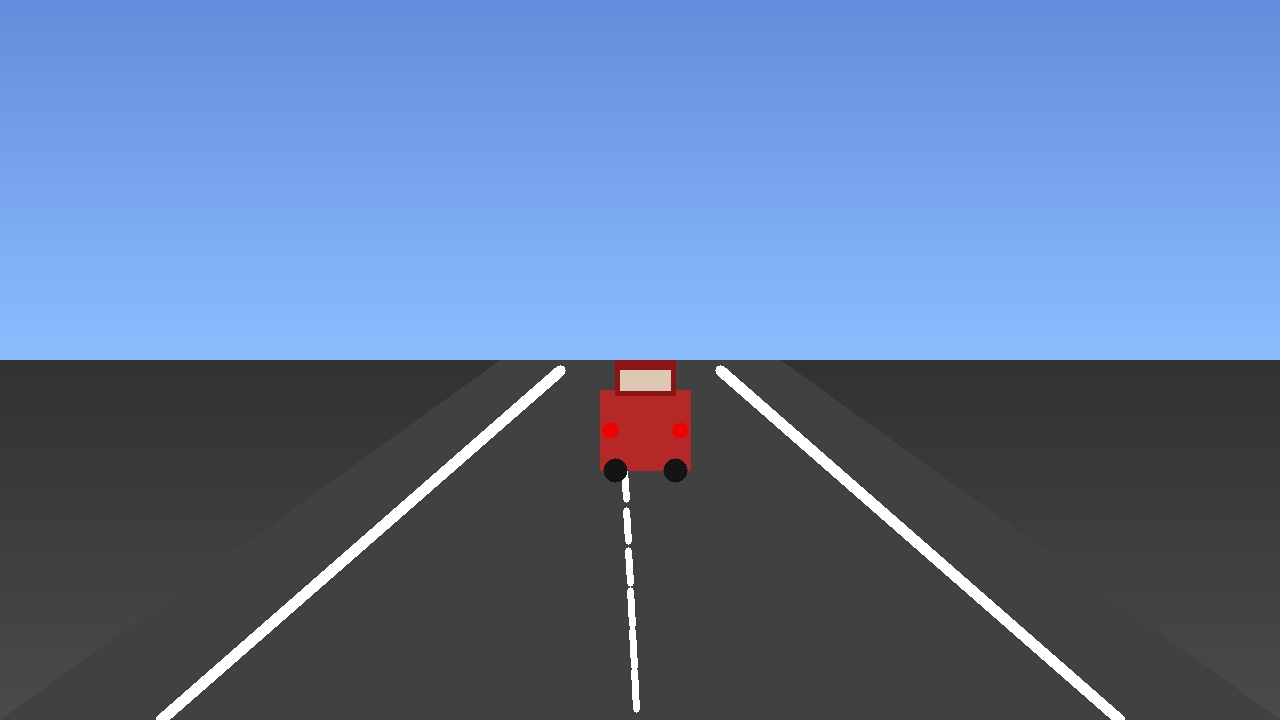
#> input picture add_data/media/highway_dashcam.jpg, 1280 x 720 px
$ python -i cv_lanes.py   (imports and definitions only)   (older library calls are emulated)
#> lines starting #> are read from the running program, lines starting #| are printed output that depends on the picture; after the words box and inside, x2 and y2 are one past the last pixel; in counts of white or black regions, pixels touching at a corner belong together
#> further down, picture is the input picture: shape (720, 1280, 3); mean B, G, R 152.1, 115.9, 94.6
import cv2
import numpy as np
import time
import base64
from typing import Tuple, List, Dict, Any, Optional

class OpenCVLaneDetector:
    """
    Production-Grade Autonomous Driving Safe Area & Lane Perception Detector.

    Features:
    - Multi-Space Color Segmentation (HLS Lightness + LAB B-channel + Hue gating)
    - Directional gradient filtering (Sobel-X) strictly gated to reject horizontal rumble strips
    - Dual Lane Architecture:
        1. Curved Spline & Polynomial Mode (for winding roads, bends, and progressive trajectories)
        2. Precision Geometric Mode (ultra-low latency, rigid straight-line tracking)
    - Single-boundary roadway corridor reconstruction (never strays into dirt or rumble strips)
    - Lane Departure Warning (LDW) system with real-world metric lateral deviation
    - Real-world Radius of Curvature estimation (meters)
    - Dynamic Road Surface & Lighting sensitivity calibration
    - Obstacle collision-aware corridor trimming and safety tinting
    - Intermediate Feature Map generation for computer vision debugging
    """
    def __init__(self):
        self.last_latency_ms = 0.0

    def detect(
        self,
        image: np.ndarray,
        corridor_width_mult: float = 1.0,
        horizon_pct: float = 0.55,
        obstacles: Optional[List[Dict[str, Any]]] = None,
        detection_mode: str = "curved",
        sensitivity: float = 1.0,
        generate_debug_mask: bool = True
    ) -> Tuple[np.ndarray, Dict[str, Any]]:
#> called with corridor_width_mult = 1, horizon_pct = 0.55, detection_mode = 'curved', sensitivity = 1, generate_debug_mask = True
        t_start = time.perf_counter()
        h, w = image.shape[:2]
        annotated = image.copy()

        # Calibration parameters
        y_horizon = int(h * np.clip(horizon_pct, 0.40, 0.75))
        y_bottom = int(h * 0.98)
        frame_center_x = w * 0.46 # Windshield camera nominal forward center

        # 1. Multi-Space Color Segmentation with Dynamic Road Surface Adaptation
        hls = cv2.cvtColor(image, cv2.COLOR_BGR2HLS)
#> hls: shape (720, 1280, 3); mean of channels 0, 1, 2 55.6, 123.5, 100.9
        l_channel = hls[:, :, 1]

        lab = cv2.cvtColor(image, cv2.COLOR_BGR2LAB)
#> lab: shape (720, 1280, 3); mean of channels 0, 1, 2 122.1, 130.7, 107.8
        b_channel = lab[:, :, 2] # Yellow marking isolation in varying lighting

        # Estimate median asphalt lightness from lower-center roadway
        road_sample = l_channel[int(h * 0.70):int(h * 0.95), int(w * 0.25):int(w * 0.75)]
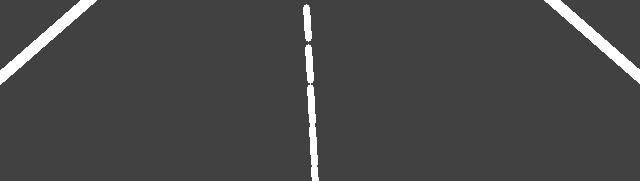
#> road_sample: shape (181, 640); min 58, max 255, mean 71.2
        median_road_l = np.median(road_sample) if road_sample.size > 0 else 115.0
#> median_road_l = 65

        # Adjust white threshold by sensitivity (higher sensitivity = lower threshold)
        sens_adj = (1.0 - sensitivity) * 20.0
        white_thresh = max(135, int(median_road_l + 28 + sens_adj))
#> white_thresh = 135
        white_mask = cv2.inRange(l_channel, white_thresh, 255)
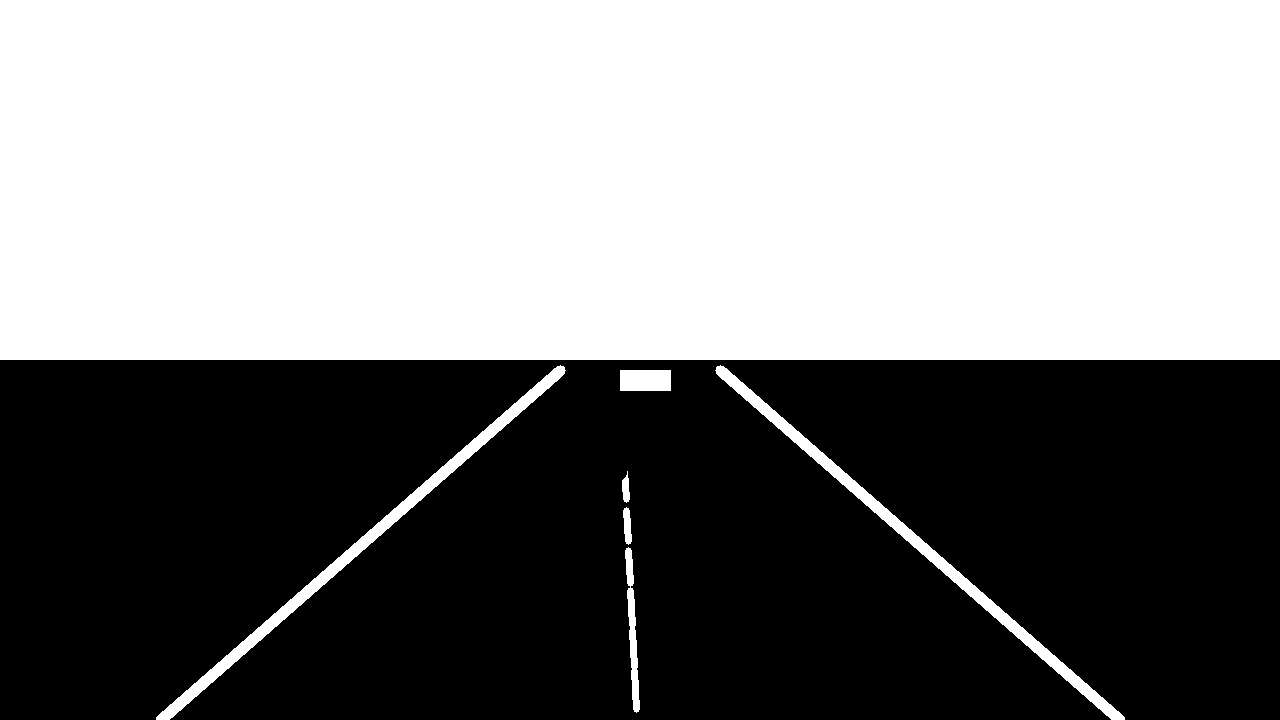
#> white_mask: shape (720, 1280); 51.6% white; 1 black region, box (x1, y1, x2, y2) and area: (0, 360, 1280, 720) 446348

        # Yellow markings (LAB B-channel > 140 or HLS yellow)
        yellow_lab = cv2.inRange(b_channel, int(138 + sens_adj), 255)
#> yellow_lab: shape (720, 1280); 0.96% white; 1 white region, box (x1, y1, x2, y2) and area: (600, 360, 692, 472) 8833
        yellow_hls = cv2.inRange(hls, (15, 35, 45), (38, 220, 255))
#> yellow_hls: shape (720, 1280); 0.04% white in thin lines or dots, all inside (x1, y1, x2, y2) = (621, 371, 669, 389)
        yellow_mask = cv2.bitwise_or(yellow_lab, yellow_hls)
        marking_mask = cv2.bitwise_or(white_mask, yellow_mask)
#> marking_mask: shape (720, 1280); 52.4% white; 1 black region, box (x1, y1, x2, y2) and area: (0, 360, 1280, 720) 438582

        # 2. Directional Gradient (Sobel-X) gated by markings (suppresses horizontal rumble strips)
        gray = cv2.cvtColor(image, cv2.COLOR_BGR2GRAY)
        blur = cv2.GaussianBlur(gray, (5, 5), 0)
        sobel_x = cv2.convertScaleAbs(cv2.Sobel(blur, cv2.CV_64F, 1, 0, ksize=3))
        _, sobel_thresh = cv2.threshold(sobel_x, 40, 255, cv2.THRESH_BINARY)
#> sobel_thresh: shape (720, 1280); 1.6% white; 17 white regions (2 under 20 px), largest, box (x1, y1, x2, y2) and area: (721, 364, 1128, 720) 2744, (168, 364, 568, 720) 2734, (153, 364, 560, 720) 2726

        # Combine markings with directional vertical features
        features = cv2.bitwise_or(marking_mask, cv2.bitwise_and(sobel_thresh, marking_mask))

        # 3. Dynamic Roadway Region of Interest
        roi_mask = np.zeros((h, w), dtype=np.uint8)
        roi_pts = np.array([[
            (int(w * 0.03), y_bottom),
            (int(w * 0.20), y_horizon),
            (int(w * 0.80), y_horizon),
            (int(w * 0.97), y_bottom)
        ]], dtype=np.int32)
        cv2.fillPoly(roi_mask, roi_pts, 255)
#> roi_mask: shape (720, 1280); 33.2% white; 1 white region, box (x1, y1, x2, y2) and area: (38, 396, 1242, 706) 305815
        masked_features = cv2.bitwise_and(features, roi_mask)
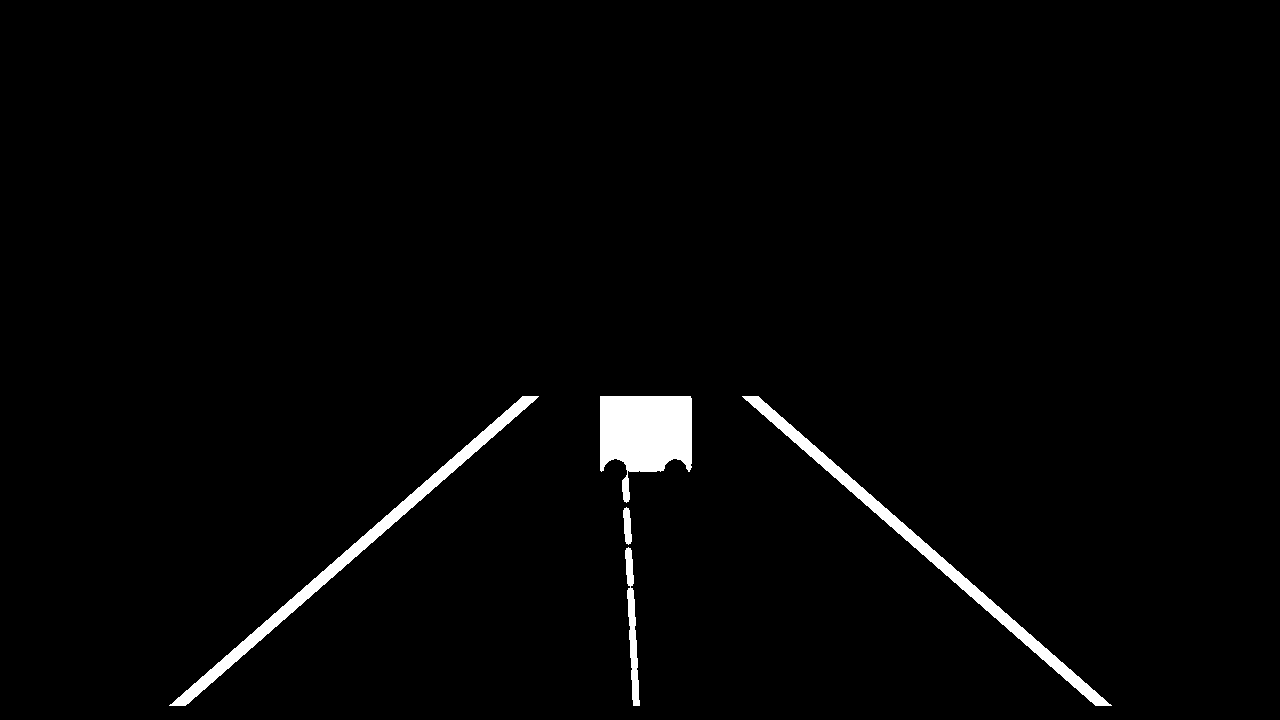
#> masked_features: shape (720, 1280); 2% white; 5 white regions, box (x1, y1, x2, y2) and area: (600, 396, 692, 503) 6679, (169, 396, 539, 706) 5270, (742, 396, 1112, 706) 5182, (625, 547, 640, 706) 1071, (623, 507, 632, 545) 246

        # 4. Probabilistic Line Extraction
        lines = cv2.HoughLinesP(
            masked_features,
            rho=1,
            theta=np.pi / 180,
            threshold=16,
            minLineLength=22,
            maxLineGap=25
        )
#> lines = 130 rows, first 6: [742, 396, 1097, 705], [188, 703, 529, 396], [754, 396, 1109, 705], [169, 705, 524, 396], [185, 705, 528, 396], [745, 396, 1101, 705]

        right_candidates = []
        left_candidates = []

        if lines is not None:
            for raw_line in lines:
                l_arr = np.array(raw_line).flatten()
                if len(l_arr) < 4: continue
                x1, y1, x2, y2 = int(l_arr[0]), int(l_arr[1]), int(l_arr[2]), int(l_arr[3])
                if y2 == y1: continue
                dx = x2 - x1
                dy = y2 - y1
                if abs(dy) < 10: continue
                slope = dy / float(dx) if dx != 0 else 999.0

                # Strict rejection of horizontal rumble strip cuts (|slope| < 0.50)
                if abs(slope) < 0.50: continue

                x_bot = x1 + (y_bottom - y1) * (dx / float(dy))
                x_top = x1 + (y_horizon - y1) * (dx / float(dy))

                # Perspective convergence validation
                if not (-0.2 * w < x_bot < 1.25 * w and 0.10 * w < x_top < 0.90 * w): continue
                length = np.hypot(dx, dy)

                # Perspective Slope Laws for Windshield Forward Camera:
                # - Left boundary lines point down-left from vanishing point towards road base:
                #   slope MUST be in [-3.5, -0.45] (rejects vertical car bumper edges like -6.44)
                #   and top intercept MUST be left of center, bottom intercept left of center
                if -3.5 <= slope <= -0.45 and x_top <= frame_center_x + 15 and x_bot <= frame_center_x - 25:
                    left_candidates.append({'x_bot': x_bot, 'x_top': x_top, 'len': length, 'slope': slope})

                # - Right boundary lines point down-right from vanishing point or near-vertical:
                #   slope MUST be > 0.45, and top intercept right of center, bottom intercept right of center
                elif slope > 0.45 and x_top >= frame_center_x - 15 and x_bot >= frame_center_x + 25:
                    right_candidates.append({'x_bot': x_bot, 'x_top': x_top, 'len': length, 'slope': slope})
#> this loop made 130 passes
#> (x1, y1, x2, y2, dx, dy, slope, x_bot) on passes 1 to 8: (742, 396, 1097, 705, 355, 309, 0.87, 1097), (188, 703, 529, 396, 341, -307, -0.9, 185.8), (754, 396, 1109, 705, 355, 309, 0.87, 1109), (169, 705, 524, 396, 355, -309, -0.87, 169), (185, 705, 528, 396, 343, -309, -0.901, 185), (745, 396, 1101, 705, 356, 309, 0.868, 1101), (747, 396, 1102, 705, 355, 309, 0.87, 1102), (744, 396, 1099, 705, 355, 309, 0.87, 1099)

        expected_w_bot = int(w * 0.40 * corridor_width_mult)
        expected_w_top = int(w * 0.18 * corridor_width_mult)

        right_line = None
        left_line = None
        left_conf = 0.0
        right_conf = 0.0

        if right_candidates:
            right_candidates.sort(key=lambda c: c['x_bot'])
            first_bot = right_candidates[0]['x_bot']
            inner_cluster = [c for c in right_candidates if c['x_bot'] <= first_bot + 65]
            weights = [c['len'] for c in inner_cluster]
            r_bot = np.average([c['x_bot'] for c in inner_cluster], weights=weights)
            r_top = np.average([c['x_top'] for c in inner_cluster], weights=weights)
            right_line = (int(r_top), y_horizon, int(r_bot), y_bottom)
            right_conf = min(0.99, round(0.40 + len(inner_cluster) * 0.04, 2))

        if left_candidates:
            left_candidates.sort(key=lambda c: -c['x_bot'])
            first_bot = left_candidates[0]['x_bot']
            inner_cluster = [c for c in left_candidates if c['x_bot'] >= first_bot - 65]
            weights = [c['len'] for c in inner_cluster]
            l_bot = np.average([c['x_bot'] for c in inner_cluster], weights=weights)
            l_top = np.average([c['x_top'] for c in inner_cluster], weights=weights)
            left_line = (int(l_top), y_horizon, int(l_bot), y_bottom)
            left_conf = min(0.99, round(0.40 + len(inner_cluster) * 0.04, 2))

        # Lane boundary geometry & single-line reconstruction
        min_physical_lane_px = int(w * 0.28 * corridor_width_mult)
        reconstruction_type = "DUAL_LANE"

        if right_line and left_line:
            actual_w = right_line[2] - left_line[2]
            if actual_w < min_physical_lane_px:
                if (right_line[2] + left_line[2]) / 2.0 > frame_center_x:
                    r_use = left_line if left_line[2] > frame_center_x else right_line
                    right_line = r_use
                    left_line = (right_line[0] - expected_w_top, y_horizon, right_line[2] - expected_w_bot, y_bottom)
                    reconstruction_type = "RECONSTRUCTED_FROM_RIGHT"
                    left_conf = round(right_conf * 0.85, 2)
                else:
                    right_line = (left_line[0] + expected_w_top, y_horizon, left_line[2] + expected_w_bot, y_bottom)
                    reconstruction_type = "RECONSTRUCTED_FROM_LEFT"
                    right_conf = round(left_conf * 0.85, 2)
        elif right_line and not left_line:
            left_line = (right_line[0] - expected_w_top, y_horizon, right_line[2] - expected_w_bot, y_bottom)
            reconstruction_type = "RECONSTRUCTED_FROM_RIGHT"
            left_conf = round(right_conf * 0.85, 2)
        elif left_line and not right_line:
            right_line = (left_line[0] + expected_w_top, y_horizon, left_line[2] + expected_w_bot, y_bottom)
            reconstruction_type = "RECONSTRUCTED_FROM_LEFT"
            right_conf = round(left_conf * 0.85, 2)
        else:
            left_line = (int(frame_center_x - expected_w_top / 2.0), y_horizon, int(frame_center_x - expected_w_bot / 2.0), y_bottom)
            right_line = (int(frame_center_x + expected_w_top / 2.0), y_horizon, int(frame_center_x + expected_w_bot / 2.0), y_bottom)
            reconstruction_type = "NOMINAL_ESTIMATE"
            left_conf = 0.50
            right_conf = 0.50

        # Anti-Triangle Guard: Ensure upper corridor width respects physical perspective
        actual_top_w = right_line[0] - left_line[0]
        min_top_w = int(w * 0.14 * corridor_width_mult)
        if actual_top_w < min_top_w:
            mid_top = (right_line[0] + left_line[0]) / 2.0
            half_top = min_top_w / 2.0
            left_line = (int(mid_top - half_top), y_horizon, left_line[2], y_bottom)
            right_line = (int(mid_top + half_top), y_horizon, right_line[2], y_bottom)

        # Boundary clamping within road view
        left_line = (max(5, min(w - 5, left_line[0])), y_horizon, max(5, min(w - 5, left_line[2])), y_bottom)
        right_line = (max(5, min(w - 5, right_line[0])), y_horizon, max(5, min(w - 5, right_line[2])), y_bottom)

        # 5. Obstacle Collision Awareness
        safe_top_y = y_horizon
        corridor_status = "SAFE"
        corridor_color = (0, 230, 100) # Bright green

        if obstacles:
            for obs in obstacles:
                bbox = obs.get("bbox", [])
                if len(bbox) == 4:
                    ox1, oy1, ox2, oy2 = bbox
                    obs_bottom_y = oy2
                    obs_center_x = (ox1 + ox2) / 2.0

                    # Adjacent lane clearance protection
                    if ox1 < left_line[2] <= ox2 + 35:
                        left_line = (max(left_line[0], int(ox2 + 15)), y_horizon, max(left_line[2], int(ox2 + 25)), y_bottom)
                    if ox1 - 35 <= right_line[2] < ox2:
                        right_line = (min(right_line[0], int(ox1 - 15)), y_horizon, min(right_line[2], int(ox1 - 25)), y_bottom)

                    # Obstacle ahead in travel path
                    lane_l = min(left_line[2], right_line[2])
                    lane_r = max(left_line[2], right_line[2])
                    if obs_bottom_y > y_horizon and (lane_l - 20 <= obs_center_x <= lane_r + 20):
                        dist_m = obs.get("estimated_distance_m", 50.0)
                        if dist_m < 25.0:
                            corridor_status = "CAUTION"
                            corridor_color = (0, 180, 255) # Amber
                        if dist_m < 12.0:
                            corridor_status = "HAZARD"
                            corridor_color = (0, 60, 255) # Red
                        safe_top_y = max(safe_top_y, int(obs_bottom_y))

        # 6. Smooth Polynomial / Spline Trajectory Generation
        num_steps = 24
        eval_ys = np.linspace(safe_top_y, y_bottom, num_steps)
        t_norm = (eval_ys - y_bottom) / float(y_horizon - y_bottom) if y_bottom != y_horizon else np.zeros_like(eval_ys)

        left_xs = left_line[2] + t_norm * (left_line[0] - left_line[2])
        right_xs = right_line[2] + t_norm * (right_line[0] - right_line[2])

        # If curved mode selected, compute smooth quadratic curvature fit
        curv_coeff = 0.0
        if detection_mode == "curved":
            dx_top = (left_line[0] + right_line[0]) / 2.0
            dx_bot = (left_line[2] + right_line[2]) / 2.0
            mid_drift = (dx_top - dx_bot)
            curv_coeff = np.clip(mid_drift / (float(h)**2), -0.00015, 0.00015)
            curve_offset = curv_coeff * ((eval_ys - y_bottom)**2)
            left_xs += curve_offset
            right_xs += curve_offset

        # 7. Render Drivable Corridor Polygon
        overlay = annotated.copy()
        pts_left = np.column_stack((left_xs, eval_ys)).astype(np.int32)
        pts_right = np.column_stack((right_xs, eval_ys)).astype(np.int32)
        corridor_polygon = np.vstack([pts_left, np.flipud(pts_right)])

        cv2.fillPoly(overlay, [corridor_polygon], corridor_color)
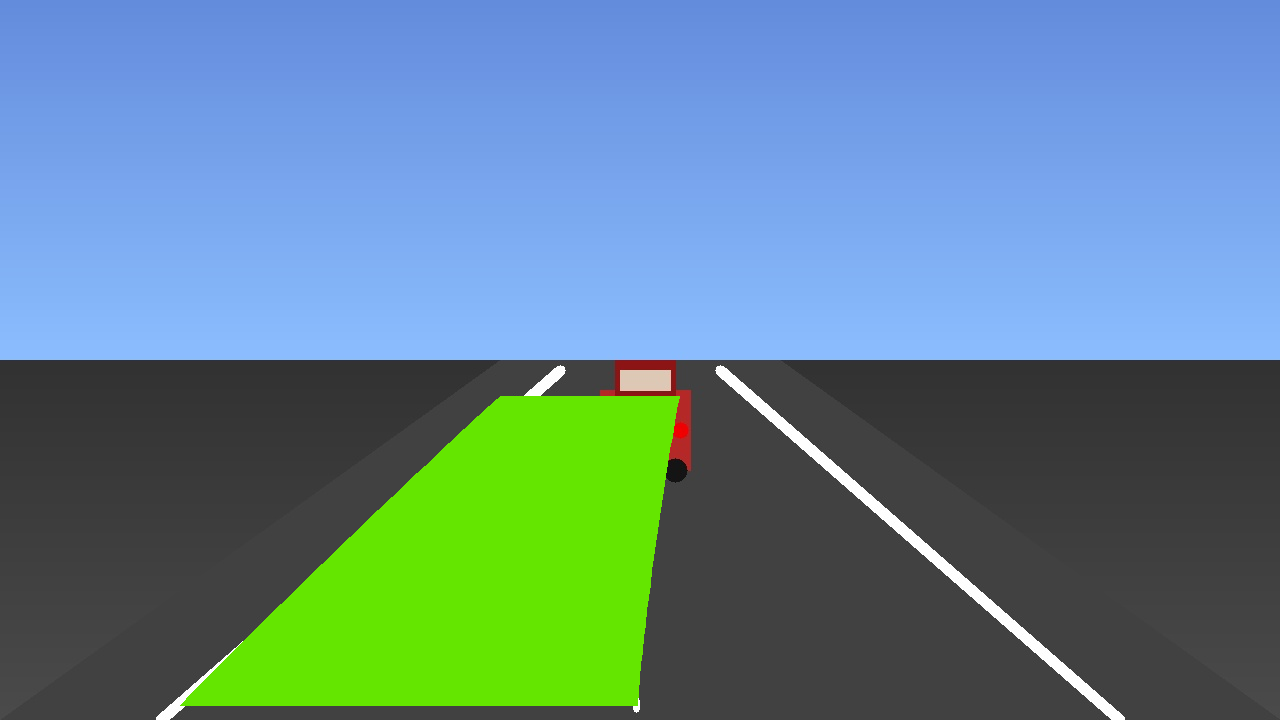
#> overlay: shape (720, 1280, 3); 10.75% of pixels changed, all inside (x1, y1, x2, y2) = (180, 396, 680, 706)
        alpha = 0.35 if corridor_status == "SAFE" else 0.45
        cv2.addWeighted(overlay, alpha, annotated, 1.0 - alpha, 0, annotated)

        # Glowing lane boundaries
        boundary_color = (0, 255, 255) if corridor_status == "SAFE" else corridor_color
        cv2.polylines(annotated, [pts_left], False, boundary_color, 3, cv2.LINE_AA)
#> (the rest of the program and of its run is left out)
